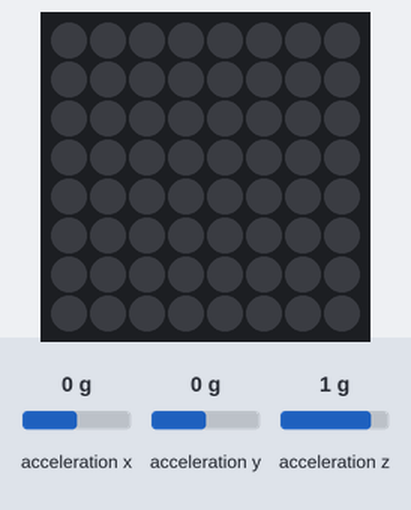
The program below on a simulated Raspberry Pi (BCM pin numbers) with a Sense HAT. Shown: the Sense HAT's 8×8 RGB LED matrix. The inputs (shaded band) are chosen by the test bench; at power-on: acceleration x 0 g, acceleration y 0 g, acceleration z 1 g.

Above: at 1.2 s.
1.3 s: acceleration x set to -1.4 g
At 1.9 s:
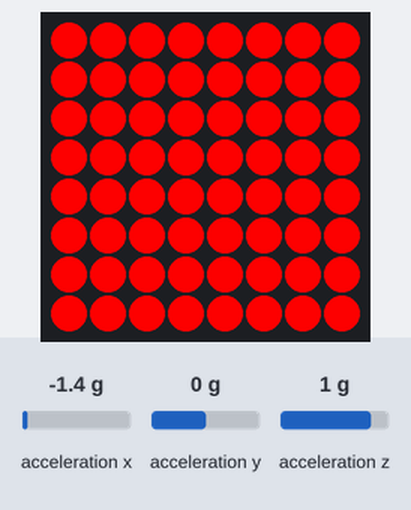
2.8 s: acceleration x set to 0 g
At 3.1 s:
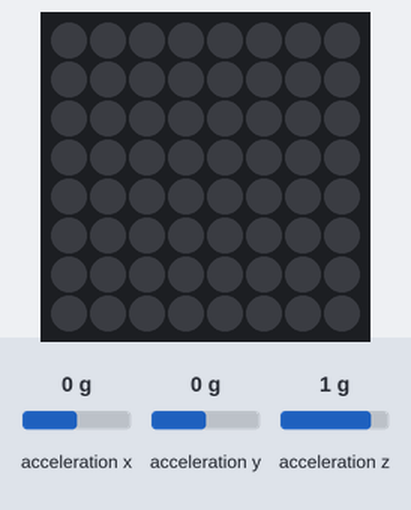
4.3 s: acceleration x set to 1.4 g
At 5.4 s:
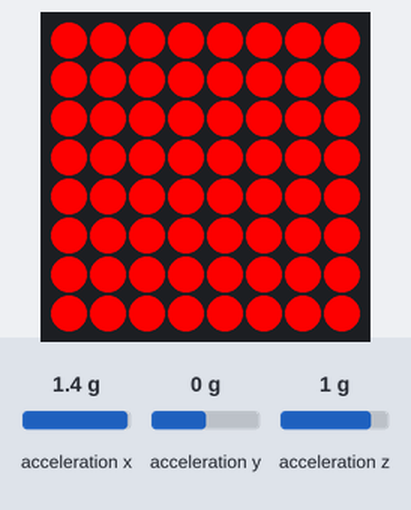
Timing chart, 0 to 7.3 s (numbered marks = the images above; inputs shaded):
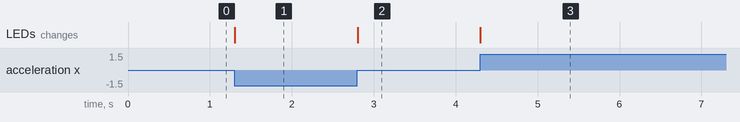

The program:

shake.py
```python
#!/usr/bin/env python3
"""Gets mad if the Raspberry Pi gets rattled too much and turns the LED matrix
red."""

import math

import sense_hat

sense = sense_hat.SenseHat()
sense.set_rotation(180)
sense.clear()

RED = (255, 0, 0)

while True:
    gforces = sense.get_accelerometer_raw()
    mag = 0.0
    for gforce in gforces.values():
        mag += gforce * gforce

    if math.sqrt(mag) > 1.05:
        sense.clear(RED)
    else:
        sense.clear()
```

Measured:
- after the input at 1.3 s, the LEDs: change at once (image 1)
- after the input at 2.8 s, the LEDs: change at once (image 2)
- after the input at 4.3 s, the LEDs: change at once (image 3)
